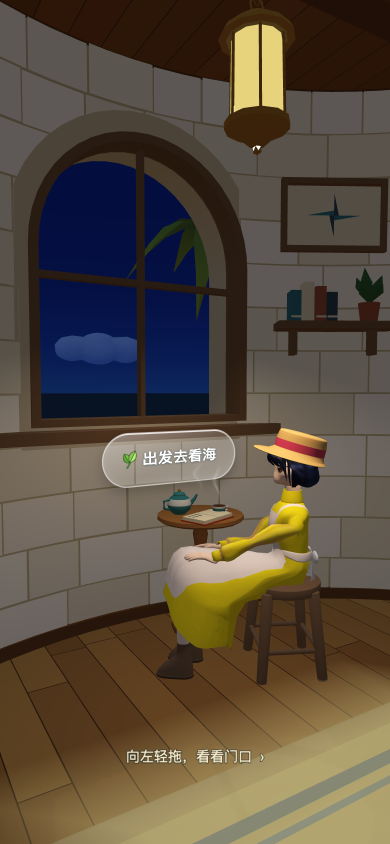
#> input picture handoff/workspace-snapshot/ui-audit/2026-10-17/a3b-a995c41/raw/ib_night_390_home_sign.png, 780 x 1688 px, found by its file name (shown at 1/2 size)
$ python recover2.py
#> lines starting #> are read from the running program, lines starting #| are printed output that depends on the picture; after the words box and inside, x2 and y2 are one past the last pixel; in counts of white or black regions, pixels touching at a corner belong together; long printed decimals are rounded
### handoff/workspace-snapshot/team/cinematic/outbox/20261017T112348Z-night-glass/tools-offline-repro/glass.py
# Offline numpy port of resources/world/glass-sign.effect (运镜bot). Premultiplied sRGB output, same math per pixel.
import numpy as np
C=np.array([140.,50.])
def sdcap(px,py,hx,hy,r):
    qx=np.abs(px-140)-hx+r; qy=np.abs(py-50)-hy+r
    return np.hypot(np.maximum(qx,0),np.maximum(qy,0))+np.minimum(np.maximum(qx,qy),0)-r
def phi(x): return 1/(1+np.exp(1.702*x))
def over(top,under): return top+under*(1-top[...,3:4])
def topline(qx,qy):
    R=47.8; out=np.empty_like(qx)
    mid=(qx>=50)&(qx<=230); out[mid]=(np.abs(qy-2.2)+np.maximum(qy-50,0)*4)[mid]
    for left in (True,False):
        m=(qx<50) if left else (qx>230)
        cx=50. if left else 230.; vx=qx-cx; vy=qy-50; a=np.arctan2(vy,vx)
        lo=-np.pi+0.15707963 if left else -1.5707963; hi=-1.5707963 if left else -0.15707963
        if left: a=np.where(a>0,-np.pi,a)
        a=np.clip(a,lo,hi); d=np.hypot(qx-(cx+R*np.cos(a)),qy-(50+R*np.sin(a))); out[m]=d[m]
    return out
def render(H,W,box,params,dpr=2.0):
    """box=(l,t,r,b) device px (y down). params: dict p0,p1,p2,(p3,p4 night). Returns HxWx4 premult."""
    ys,xs=np.mgrid[0:H,0:W].astype(float)+0.5
    if len(box)==4:
        l,t,r,b=box; px=(xs-l)/(r-l)*280; py=(ys-t)/(b-t)*100
    else:  # affine: (cx,cy,ux,uy,vx,vy) = centre and full card axes in device px
        cx,cy,ux,uy,vx,vy=box; M=np.linalg.inv(np.array([[ux,vx],[uy,vy]]))
        dx=xs-cx; dy=ys-cy; px=(M[0,0]*dx+M[0,1]*dy+0.5)*280; py=(M[1,0]*dx+M[1,1]*dy+0.5)*100
    p0,p1,p2=params['p0'],params['p1'],params['p2']; p3=params.get('p3',(1,1,1,0)); p4=params.get('p4',(1,1,1,1))
    sc=p1[0]; qx=140+(px-140)/sc; qy=50+(py-50)/sc
    dq=sdcap(qx,qy,140,50,50); d0=sdcap(px,py,140,50,50)
    gy_,gx_=np.gradient(dq); g=np.maximum(np.hypot(gx_,gy_),1e-4)
    gy0,gx0=np.gradient(d0); g0=np.maximum(np.hypot(gx0,gy0),1e-4)
    w=(np.abs(gx_)+np.abs(gy_))*0.75
    col=np.zeros((H,W,4))
    ds=sdcap(px,py-10,140,50,50); sh=0.22*phi(ds/12)*np.clip(d0/g0+0.5,0,1)
    col=over(np.stack([0*sh,0*sh,0*sh,sh],-1),col)
    def smooth(e0,e1,x): tt=np.clip((x-e0)/(e1-e0),0,1); return tt*tt*(3-2*tt)
    cover=1-smooth(-w,w,dq)
    tt=np.clip(((qx-140)*0.34202+(qy-50)*0.93969)/189.76+0.5,0,1)
    fa=np.where(tt<0.55,0.34+(0.10-0.34)*(tt/0.55),0.10+(0.18-0.10)*((tt-0.55)/0.45))+0.08
    glow=0.12*(1-phi(sdcap(qx,qy+6,140,50,50)/7))
    ca=(fa+glow*(1-fa))*cover
    nw=p2[1]; k=1+(p3[0]-1)*nw; ca=ca*k
    tint=np.array([1+(p4[i]-1)*nw for i in range(3)])
    col=over(np.concatenate([ca[...,None]*tint,ca[...,None]],-1),col)
    rd=np.abs(dq+0.75)/g; rim=p0[0]*np.clip(p0[2]*0.5+0.5-rd,0,1)*(1+(p3[1]-1)*nw)
    td=topline(qx,qy)/g; u=np.clip((qx-2.79)/274.42,0,1); fade=np.minimum(np.minimum(u/0.15,(1-u)/0.15),1)
    top=0.8*fade*np.clip(p0[1]*0.5+0.5-td,0,1)*(1+(p3[2]-1)*nw)
    rc=np.array([1+(p4[3]-1)*nw*0+ (0) for _ in range(3)])
    rimtint=np.array([1.0,1+(params.get('rimTint',(1,1,1))[1]-1)*nw,1+(params.get('rimTint',(1,1,1))[2]-1)*nw])
    col=over(np.concatenate([rim[...,None]*rimtint,rim[...,None]],-1),col)
    col=over(np.stack([top,top,top,top],-1),col)
    return col*p0[3]

### handoff/workspace-snapshot/team/cinematic/outbox/20261017T112348Z-night-glass/tools-offline-repro/recover2.py
import numpy as np,sys
from PIL import Image
from glass import render
import os
SRC=os.environ.get('SRC','/workspace/wechat-game/ui-audit/2026-10-16/fixes-a4a1041/raw/ib_night_390_home_sign.png');TAG=os.environ.get('TAG','')
BOX=(336.5,915.5,264.0,-11.3,4.4,104.0)
im=np.asarray(Image.open(SRC).convert('RGB')).astype(float)/255
H,W=im.shape[:2]
#> H = 1688; W = 780
r=264/2/123.2
DAY=dict(p0=(min(1,0.43*r**0.6),1.2*r**0.6*2,1.3*2,1.0),p1=(1,0,-1,0),p2=(0,0,0.35,2))
def crop(): return (150,800,530,1040)
x0,y0,x1,y1=crop()
sub=im[y0:y1,x0:x1]; box=(BOX[0]-x0,BOX[1]-y0)+BOX[2:]
g=render(y1-y0,x1-x0,box,DAY)
a=g[...,3:4]; bg=(sub-g[...,:3])/np.maximum(1-a,1e-3)
#> after `bg = (sub - g[..., :3]) / np.maximum(1 - a, 0.001)`:
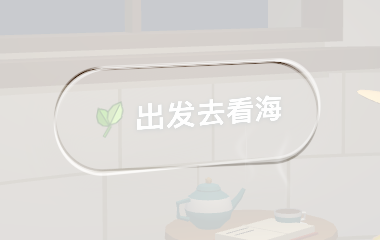
#> bg: shape (240, 380, 3) float64; mean R, G, B 0.401, 0.358, 0.305; drawn with min black and max white
np.save(TAG+'sub.npy',sub);np.save(TAG+'bg_raw.npy',bg);np.save(TAG+'box.npy',np.array(box))
print('alpha max',a.max(),'bg range',bg.min(),bg.max())
#| alpha max 0.9321 bg range -3.625 1.000
# text/leaf mask: pixels whose recovered bg exceeds what neighbours imply -> bright outliers inside card
L=bg.mean(2)
from scipy.ndimage import median_filter,binary_dilation
med=median_filter(L,size=(1,41))
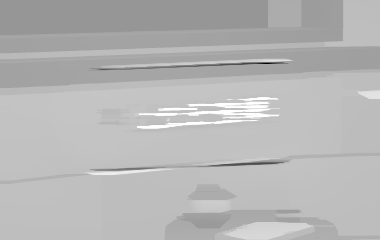
#> med: shape (240, 380) float64; min -1.25, max 1, mean 0.359; drawn with min black and max white
mask=((np.abs(L-med)>0.06)|(bg.max(2)>1.0))&(a[...,0]>0.3)
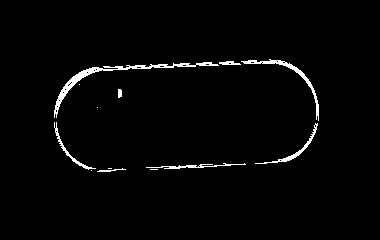
#> mask: shape (240, 380) bool; 2% white; 13 white regions (5 under 20 px), largest, box (x1, y1, x2, y2) and area: (54, 62, 219, 118) 752, (241, 59, 319, 121) 379, (255, 123, 318, 164) 221
# only within caption/leaf band
ys,xs=np.mgrid[0:L.shape[0],0:L.shape[1]]
M=np.linalg.inv(np.array([[box[2],box[4]],[box[3],box[5]]]));dx=xs-box[0];dy=ys-box[1]
lx=(M[0,0]*dx+M[0,1]*dy+0.5)*280; ly=(M[1,0]*dx+M[1,1]*dy+0.5)*100
band=(ly>18)&(ly<82)&(lx>20)&(lx<262)
mask=binary_dilation(mask&band,iterations=3)&band
#> mask: shape (240, 380) bool; 0.16% white; 2 white regions, box (x1, y1, x2, y2) and area: (115, 86, 125, 101) 117, (94, 104, 101, 111) 25
bgf=bg.copy()
for y in range(bgf.shape[0]):
  m=mask[y]
  if m.any() and (~m).any():
    for c in range(3): bgf[y,m,c]=np.interp(np.where(m)[0],np.where(~m)[0],bg[y,~m,c])
#> bgf: shape (240, 380, 3) float64; 0.16% of pixels changed, all inside (x1, y1, x2, y2) = (94, 86, 125, 111)
np.save(TAG+'bg.npy',np.clip(bgf,0,1));np.save(TAG+'mask.npy',mask)
Image.fromarray((np.clip(bgf,0,1)*255).astype(np.uint8)).resize(((x1-x0)*2,(y1-y0)*2)).save(TAG+'bg.png')
# --- v2 mask: edge band + caption/leaf, harmonic inpaint
from glass import sdcap
dpx=sdcap(lx,ly,140,50,50)
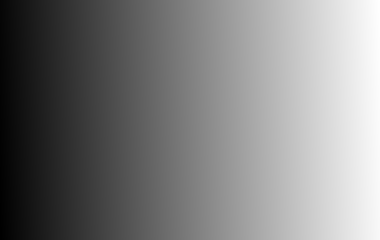
#> lx: shape (240, 380) float64; min -62.98, max 349, mean 143; drawn with min black and max white
edge=(dpx>-5)&(dpx<6)
Ls=sub.mean(2)
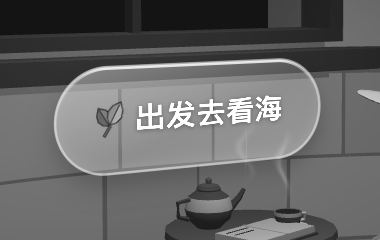
#> Ls: shape (240, 380) float64; min 0.068, max 1, mean 0.401
txt=((Ls>0.70)|((sub[...,1]-sub[...,0])>0.06))&band
#> txt: shape (240, 380) bool; 2.6% white; 6 white regions, box (x1, y1, x2, y2) and area: (96, 102, 123, 138) 495, (227, 97, 253, 124) 433, (255, 95, 281, 122) 384, (167, 101, 195, 129) 375, (137, 103, 163, 130) 350, (198, 99, 224, 126) 313
txt=binary_dilation(txt,iterations=4)
#> txt: shape (240, 380) bool; 5.9% white; 2 white regions, box (x1, y1, x2, y2) and area: (133, 91, 285, 134) 4504, (92, 98, 127, 142) 920
M2=edge|txt
#> M2: shape (240, 380) bool; 14% white; 3 white regions, box (x1, y1, x2, y2) and area: (49, 54, 325, 178) 7338, (133, 91, 285, 134) 4504, (92, 98, 127, 142) 920
f=bg.copy(); f[M2]=np.nan
#> after `f[M2] = np.nan`: f: shape (240, 380, 3) float64; 13.99% of pixels changed, all inside (x1, y1, x2, y2) = (49, 54, 325, 178)
f=np.where(np.isnan(f),np.nanmean(bg[~M2],0),f) if False else f
init=np.clip(bg,0,1).copy()
# init masked with row interp from unmasked
for y in range(init.shape[0]):
  m=M2[y]
  if m.any() and (~m).any():
    for c in range(3): init[y,m,c]=np.interp(np.where(m)[0],np.where(~m)[0],np.clip(bg[y,~m,c],0,1))
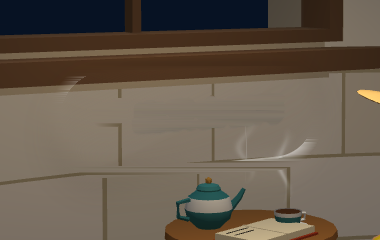
#> init: shape (240, 380, 3) float64; mean R, G, B 0.402, 0.356, 0.304
u=init
for it in range(1500):
  nb=(np.roll(u,1,0)+np.roll(u,-1,0)+np.roll(u,1,1)+np.roll(u,-1,1))/4
  u=np.where(M2[...,None],nb,init)
np.save(TAG+'bg.npy',np.clip(u,0,1));np.save(TAG+'mask.npy',M2)
Image.fromarray((np.clip(u,0,1)*255).astype(np.uint8)).resize(((x1-x0)*2,(y1-y0)*2)).save(TAG+'bg.png')
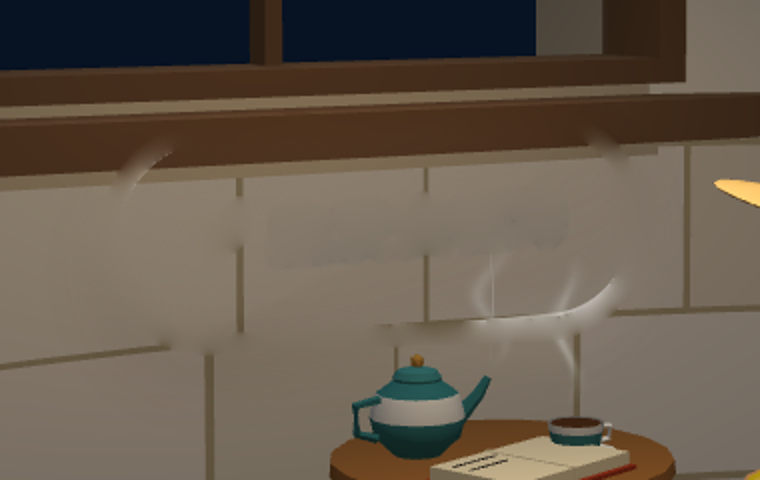
#> saved as bg.png: PIL image 760x480 RGB; mean R, G, B 102.4, 90.6, 77.4

$ run again, with handoff/workspace-snapshot/ui-audit/2026-10-17/a3b-a995c41/raw/ib_day_390_home12s.png copied over handoff/workspace-snapshot/ui-audit/2026-10-17/a3b-a995c41/raw/ib_night_390_home_sign.png
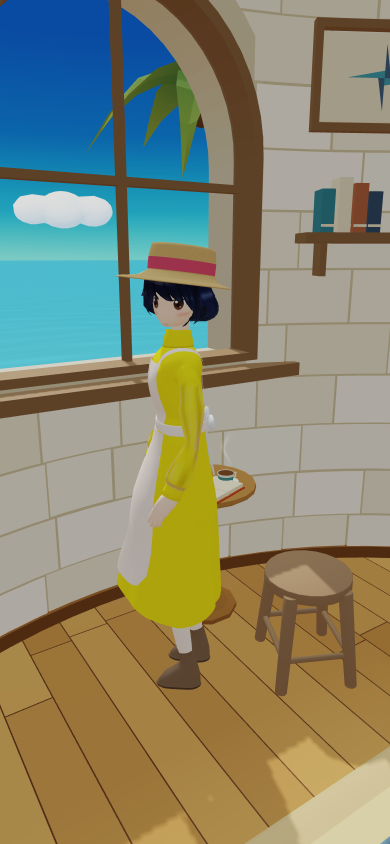
#> input picture handoff/workspace-snapshot/ui-audit/2026-10-17/a3b-a995c41/raw/ib_day_390_home12s.png, 780 x 1688 px, found by its file name (shown at 1/2 size)
#| alpha max 0.9321 bg range -10.700 0.9757
#> after the loop `for y in range(bgf.shape[0]):`:
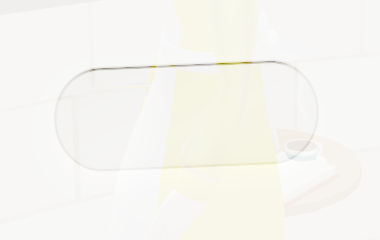
#> bgf: shape (240, 380, 3) float64; mean R, G, B 0.623, 0.586, 0.383; drawn with min black and max white
#> M2: shape (240, 380) bool; 10.9% white; 2 white regions, box (x1, y1, x2, y2) and area: (49, 54, 325, 178) 7812, (122, 80, 167, 156) 2093
#> f: shape (240, 380, 3) float64; 10.86% of the values are NaN or infinite; the others: min -0.378, max 0.93, mean 0.551
#> `Image.fromarray((np.clip(u,0,1)*255).astype(np.uint8)).resize(((x1-x0)..`:
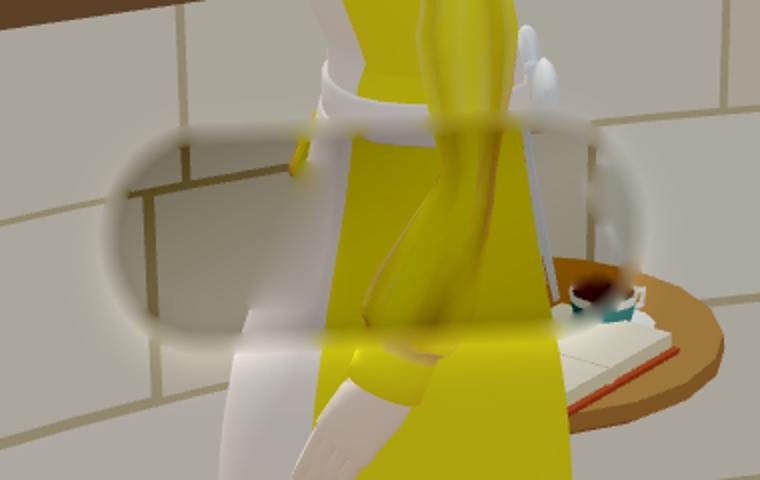
#> saved as bg.png: PIL image 760x480 RGB; mean R, G, B 162.2, 153.4, 108.7

$ run again, with handoff/workspace-snapshot/ui-audit/2026-10-17/a3b-a995c41/raw/ib_day_390_home_end.png copied over handoff/workspace-snapshot/ui-audit/2026-10-17/a3b-a995c41/raw/ib_night_390_home_sign.png
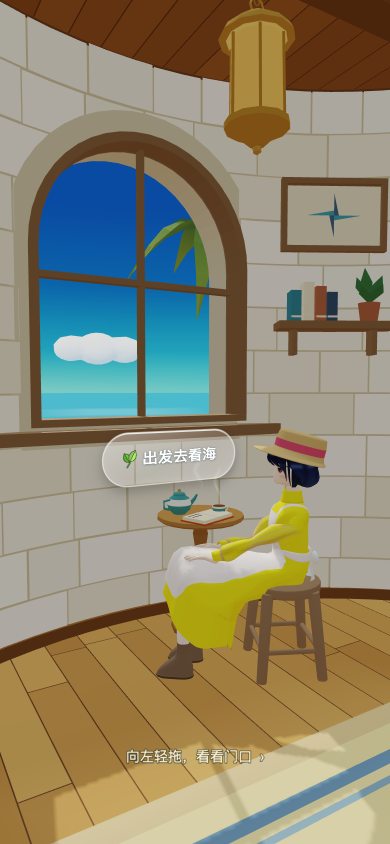
#> input picture handoff/workspace-snapshot/ui-audit/2026-10-17/a3b-a995c41/raw/ib_day_390_home_end.png, 780 x 1688 px, found by its file name (shown at 1/2 size)
#| alpha max 0.9321 bg range -4.729 1.040
#> `mask=((np.abs(L-med)>0.06)|(bg.max(2)>1.0))&(a[...,0]>0.3)`:
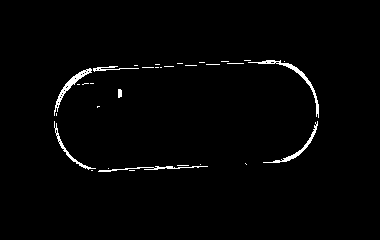
#> mask: shape (240, 380) bool; 1.6% white in thin lines or dots, all inside (x1, y1, x2, y2) = (54, 60, 319, 172)
#> M2: shape (240, 380) bool; 26.6% white; 1 white region, box (x1, y1, x2, y2) and area: (49, 54, 325, 178) 24277
#> f: shape (240, 380, 3) float64; 26.62% of the values are NaN or infinite; the others: min 0.0588, max 0.858, mean 0.543
#> `Image.fromarray((np.clip(u,0,1)*255).astype(np.uint8)).resize(((x1-x0)..`:
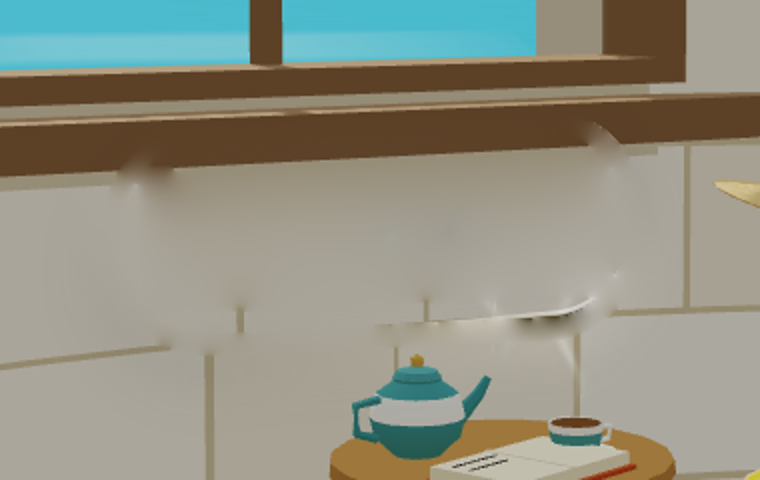
#> saved as bg.png: PIL image 760x480 RGB; mean R, G, B 144.7, 144.9, 130.6
